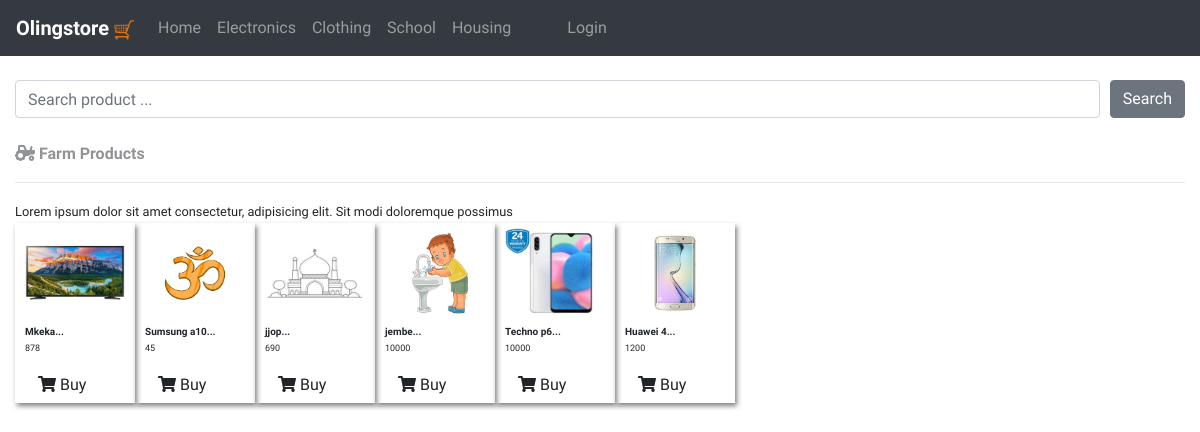
/farm/, run on the app's committed database.
### myaccount/models.py (models this page shows, shortened)
class Products(models.Model):
    product_name=models.CharField(max_length=255)
    category=models.CharField(max_length=255)
    price=models.CharField(max_length=255)
    address=models.CharField(max_length=255)
    quantity=models.CharField(max_length=255)
    user=models.ForeignKey(User,on_delete=models.CASCADE)
    description=models.TextField()
    date=models.DateTimeField(auto_now_add=True)
    image1=models.ImageField(blank=True,null=True)
    image2=models.ImageField(blank=True,null=True)
    image3=models.ImageField(blank=True,null=True)
    image4=models.ImageField(blank=True,null=True)

### baseapp/views.py (the view)
# urls.py: path('farm/',views.FarmList.as_view(),name='farm'),
class FarmList(generic.ListView):
    model=Products
    ordering='-id'
    context_object_name='product'
    template_name='baseapp/farm.html'
    queryset=Products.objects.filter(category='Farming')

### baseapp/templates/baseapp/farm.html (shortened to what this page needs)
{% extends 'baseapp/main.html' %}
{% load static %}
{% block content %}
<div class="container-fluid">
     <form action="">
         <br>
        <div style="display: flex;">
            <input type="search" placeholder="Search product ..." class="form-control"><button class="btn btn-secondary" style="display: inline-block; margin-left: 10px;">Search</button>
        </div>
     </form> <br>
    <div class="row">
      <div class="col-sm-12">
        <p class="pText1"><strong><i class="fas fa-tractor"></i> Farm Products</strong></p>
        <hr>
        <small>Lorem ipsum dolor sit amet consectetur, adipisicing elit. Sit modi doloremque possimus </small>
        <div style="display: flex; width: 100%;flex-wrap: wrap;">
            {% for p in product %}
            <div style="padding-right: 10px;  width: 120px;height: 180px;padding-bottom: 30px;box-shadow: 2px 3px 5px gray;">
                <div  style=" width: 100%; height: 50%;padding-left: 10px;">
                    <img src="{% if p.image1 %}{{p.image1.url}}{% else %}{% if p.image2 %}{{p.image2.url}}{% else %}{% if p.image3 %}{{p.image3.url}}{% else %}{% if p.image4 %}{{p.image4.url}}{% else %}{% static 'images/avatar.png' %} {% endif %}{% endif %}{% endif %}{% endif %}" alt="" width="100px" height="90" style="margin-top: 5px;" class="rounded">
                    <font style="font-size: 10px;"><strong>{{p.product_name|slice:13}}...</strong></font><br>
                    <font style="float: left; margin-right: 10px; font-size: 9px;">{{p.price}}</font><br>
                   <a href="{% url 'productdetail' p.id %}"><button class="btn btn-ouhjsecondary"><i class="fas fa-shopping-cart"></i> Buy</button></a>
                </div>
            </div>
            {% endfor %}
        </div>
    </div>
{% endblock content %}

### static/css/styles.css (style rules this page uses)
* { margin: 0; padding: 0; font-family: 'Rajdhani', sans-serif; font-family: 'Spartan', sans-serif; }
body { scroll-behavior: smooth; }
.pText1 { font-family: sans-serif; color: rgb(146, 147, 150); }

### data on the page
Products: image1 (picture), product_name "Mkeka", price "878"
Products: image1 (picture), product_name "Sumsung a10", price "45"
Products: image1 (picture), product_name "jjop", price "690"
Products: image1 (picture), product_name "jembe", price "10000"
Products: image1 (picture), product_name "Techno p6", price "10000"
Products: image1 (picture), product_name "Huawei 4", price "1200"
